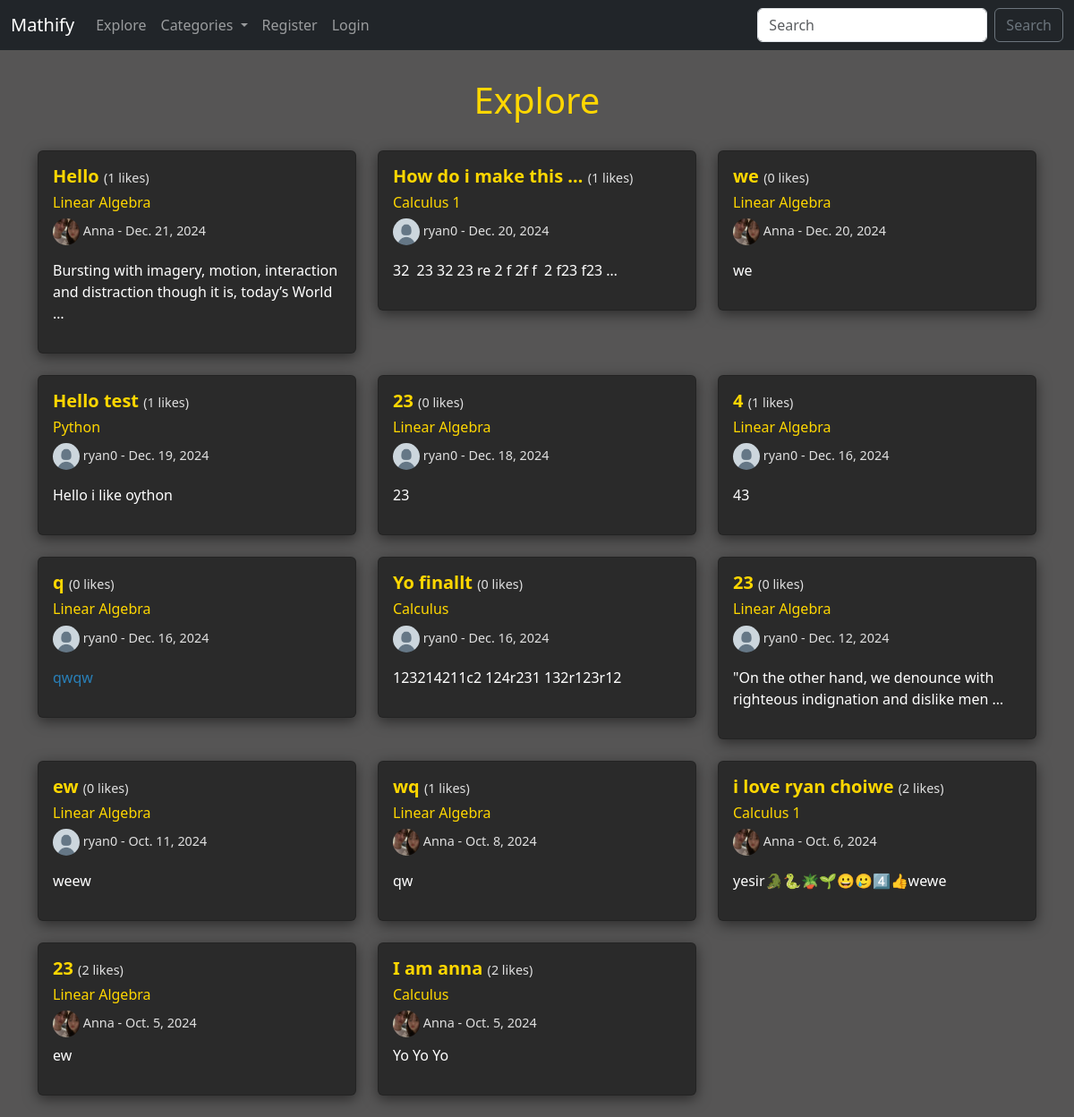
/explore/, run on the app's committed database.
### myApp/models.py (models this page shows, shortened)
class Post(models.Model):
    title = models.CharField(max_length=255)
    header_image = models.ImageField(null=True, blank=True, upload_to="images/")
    author = models.ForeignKey(User, on_delete=models.CASCADE)
    body = RichTextField(blank=True, null=True)
    post_date = models.DateField(auto_now_add=True)
    category = models.CharField(max_length=255, default='uncategorized')
    likes = models.ManyToManyField(User, related_name='blog_post')
    def total_likes(self):
        return self.likes.count()

class Profile(models.Model):
    user = models.OneToOneField(User, null=True, on_delete=models.CASCADE)
    bio = models.TextField()
    profile_pic = models.ImageField(null=True, blank=True, upload_to="images/profile/")

### myApp/views.py (the view)
# urls.py: path('explore/', BlogView.as_view(), name="blog_view"),
class BlogView(ListView):
    model = Post
    template_name = 'myApp/blog.html'
    ordering = ['-post_date']
    def get_context_data(self, *args, **kwargs):
        cat_menu = Category.objects.all()
        context = super(BlogView, self).get_context_data(*args, **kwargs)
        context["cat_menu"] = cat_menu
        return context

### myApp/models.py (called while the page is built)
    def __str__(self):
        return self.name

### myApp/templates/myApp/blog.html (shortened to what this page needs)
{% extends 'myApp/base.html' %}
{% load static %}
{% block content %}
<link rel="stylesheet" href="{% static 'myApp/css/blog.css' %}">
<h1>Explore</h1>
<div class="row">
    {% for post in object_list %}
    <div class="col-md-4 mb-4">
        <div class="card">
            <div class="card-body">
                <h5 class="card-title">
                    <a href="{% url 'article_details' pk=post.pk %}">{{ post.title|safe|truncatewords:5 }}</a>
                    <span class="card-color"> ({{ post.total_likes }} likes)</span>
                </h5>
                {% if post.category != 'uncategorized' %}
                <h6>
                    <a href="{% url 'category' post.category|slugify %}">{{ post.category }}</a>
                </h6>
                {% endif %}
                <h6 class="card-color">
                    {% if post.author.profile.profile_pic %}
                        <img src="{{ post.author.profile.profile_pic.url }}" width=30 height=30 class="rounded-circle">
                    {% else %}
                         <img src="{% static 'myApp/images/defaultpfp.png' %}" width=30 height=30 class="rounded-circle">
                    {% endif %}
                    {{ post.author.username }} - {{ post.post_date }}
                </h6>
                <div class="body-text">
                    <p>{{ post.body|safe|truncatewords:12 }}</p>
                </div>
            </div>
        </div>
    </div>
    {% endfor %}
</div>
{% endblock %}

### static/myApp/css/blog.css (style rules this page uses)
:root { --dark-gray: #1a1a1a; --light-gray: #2a2a2a; --yellow: #ffd700; --text-color: #ffffff; }
body { background-color: #565555; }
h1 { margin-top: 2rem; text-align: center; margin-bottom: 2rem; color: var(--yellow); }
.card { background-color: var(--light-gray); transition: transform 0.3s ease, box-shadow 0.3s ease; box-shadow: 0 4px 15px rgba(0,0,0,0.5); }
.card-title a { text-decoration: none; color: var(--yellow); font-weight: bold; }
.card-color { color: #e0e0e0; font-size: 0.9rem; }
.body-text { color: var(--text-color) }
h6 a { text-decoration: none; color: var(--yellow); }

### data on the page
Post: title "Hello", total_likes "1", category "Linear Algebra", author.profile.profile_pic (picture), author.username "Anna", post_date "Dec. 21, 2024", body "Bursting with imagery, motion, interaction and distraction though it is, today’s World …"
Post: title "How do i make this …", total_likes "1", category "Calculus 1", author.username "ryan0", post_date "Dec. 20, 2024", body "32 23 32 23 re 2 f 2f f 2 f23 f23 …"
Post: title "we", total_likes "0", category "Linear Algebra", author.profile.profile_pic (picture), author.username "Anna", post_date "Dec. 20, 2024", body "we"
Post: title "Hello test", total_likes "1", category "Python", author.username "ryan0", post_date "Dec. 19, 2024", body "Hello i like oython"
Post: title "23", total_likes "0", category "Linear Algebra", author.username "ryan0", post_date "Dec. 18, 2024", body "23"
Post: title "4", total_likes "1", category "Linear Algebra", author.username "ryan0", post_date "Dec. 16, 2024", body "43"
Post: title "q", total_likes "0", category "Linear Algebra", author.username "ryan0", post_date "Dec. 16, 2024", body "qwqw"
Post: title "Yo finallt", total_likes "0", category "Calculus", author.username "ryan0", post_date "Dec. 16, 2024", body "123214211c2 124r231 132r123r12"
Post: title "23", total_likes "0", category "Linear Algebra", author.username "ryan0", post_date "Dec. 12, 2024", body "\"On the other hand, we denounce with righteous indignation and dislike men …"
Post: title "ew", total_likes "0", category "Linear Algebra", author.username "ryan0", post_date "Oct. 11, 2024", body "weew"
Post: title "wq", total_likes "1", category "Linear Algebra", author.profile.profile_pic (picture), author.username "Anna", post_date "Oct. 8, 2024", body "qw"
Post: title "i love ryan choiwe", total_likes "2", category "Calculus 1", author.profile.profile_pic (picture), author.username "Anna", post_date "Oct. 6, 2024", body "yesir🐊🐍🪴🌱😀🥲4️⃣👍wewe"
Post: title "23", total_likes "2", category "Linear Algebra", author.profile.profile_pic (picture), author.username "Anna", post_date "Oct. 5, 2024", body "ew"
Post: title "I am anna", total_likes "2", category "Calculus", author.profile.profile_pic (picture), author.username "Anna", post_date "Oct. 5, 2024", body "Yo Yo Yo"
